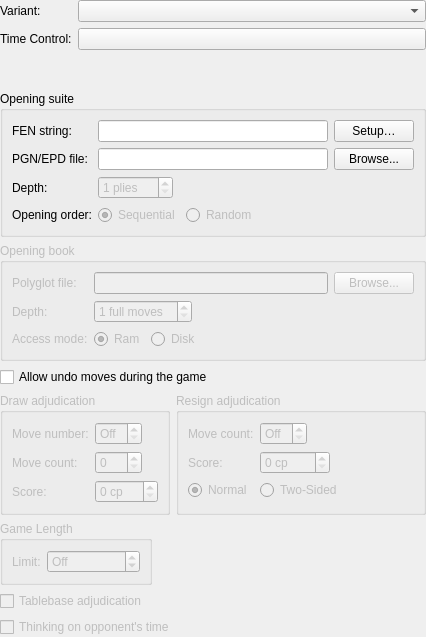
<?xml version="1.0" encoding="UTF-8"?>
<ui version="4.0">
 <class>GameSettingsWidget</class>
 <widget class="QWidget" name="GameSettingsWidget">
  <property name="geometry">
   <rect>
    <x>0</x>
    <y>0</y>
    <width>426</width>
    <height>637</height>
   </rect>
  </property>
  <property name="windowTitle">
   <string>Form</string>
  </property>
  <layout class="QVBoxLayout" name="verticalLayout">
   <property name="leftMargin">
    <number>0</number>
   </property>
   <property name="topMargin">
    <number>0</number>
   </property>
   <property name="rightMargin">
    <number>0</number>
   </property>
   <property name="bottomMargin">
    <number>0</number>
   </property>
   <item>
    <layout class="QFormLayout" name="formLayout_2">
     <item row="1" column="1">
      <widget class="QComboBox" name="m_variantCombo"/>
     </item>
     <item row="1" column="0">
      <widget class="QLabel" name="m_variantLabel">
       <property name="text">
        <string>Variant:</string>
       </property>
       <property name="buddy">
        <cstring>m_variantCombo</cstring>
       </property>
      </widget>
     </item>
     <item row="2" column="1">
      <widget class="QPushButton" name="m_timeControlBtn">
       <property name="text">
        <string/>
       </property>
      </widget>
     </item>
     <item row="2" column="0">
      <widget class="QLabel" name="m_timeControlLabel">
       <property name="text">
        <string>Time Control:</string>
       </property>
       <property name="buddy">
        <cstring>m_timeControlBtn</cstring>
       </property>
      </widget>
     </item>
    </layout>
   </item>
   <item>
    <widget class="QGroupBox" name="groupBox_3">
     <property name="enabled">
      <bool>true</bool>
     </property>
     <property name="title">
      <string>Opening suite</string>
     </property>
     <layout class="QFormLayout" name="formLayout_4">
      <property name="fieldGrowthPolicy">
       <enum>QFormLayout::ExpandingFieldsGrow</enum>
      </property>
      <item row="1" column="0">
       <widget class="QLabel" name="m_pgnEpdLabel">
        <property name="text">
         <string>PGN/EPD file:</string>
        </property>
        <property name="buddy">
         <cstring>m_openingSuiteEdit</cstring>
        </property>
       </widget>
      </item>
      <item row="1" column="1">
       <layout class="QHBoxLayout" name="horizontalLayout_2">
        <item>
         <widget class="QLineEdit" name="m_openingSuiteEdit"/>
        </item>
        <item>
         <widget class="QPushButton" name="m_browseOpeningSuiteBtn">
          <property name="text">
           <string>Browse...</string>
          </property>
         </widget>
        </item>
       </layout>
      </item>
      <item row="3" column="0">
       <widget class="QLabel" name="m_openingOrderLabel">
        <property name="text">
         <string>Opening order:</string>
        </property>
        <property name="buddy">
         <cstring>m_seqOrderRadio</cstring>
        </property>
       </widget>
      </item>
      <item row="3" column="1">
       <layout class="QHBoxLayout" name="horizontalLayout_3">
        <item>
         <widget class="QRadioButton" name="m_seqOrderRadio">
          <property name="enabled">
           <bool>false</bool>
          </property>
          <property name="text">
           <string>Sequential</string>
          </property>
          <property name="checked">
           <bool>true</bool>
          </property>
         </widget>
        </item>
        <item>
         <widget class="QRadioButton" name="m_randomOrderRadio">
          <property name="enabled">
           <bool>false</bool>
          </property>
          <property name="text">
           <string>Random</string>
          </property>
         </widget>
        </item>
        <item>
         <spacer name="horizontalSpacer">
          <property name="orientation">
           <enum>Qt::Horizontal</enum>
          </property>
          <property name="sizeHint" stdset="0">
           <size>
            <width>40</width>
            <height>20</height>
           </size>
          </property>
         </spacer>
        </item>
       </layout>
      </item>
      <item row="2" column="0">
       <widget class="QLabel" name="m_openingSuiteDepth">
        <property name="text">
         <string>Depth:</string>
        </property>
       </widget>
      </item>
      <item row="2" column="1">
       <widget class="QSpinBox" name="m_openingSuiteDepthSpin">
        <property name="enabled">
         <bool>false</bool>
        </property>
        <property name="suffix">
         <string> plies</string>
        </property>
        <property name="minimum">
         <number>1</number>
        </property>
        <property name="maximum">
         <number>999</number>
        </property>
       </widget>
      </item>
      <item row="0" column="0">
       <widget class="QLabel" name="m_fenLabel">
        <property name="text">
         <string>FEN string:</string>
        </property>
        <property name="buddy">
         <cstring>m_fenEdit</cstring>
        </property>
       </widget>
      </item>
     <item row="0" column="1">
      <layout class="QHBoxLayout" name="fenLayout">
       <item>
        <widget class="QLineEdit" name="m_fenEdit">
         <property name="maxLength">
          <number>128</number>
         </property>
        </widget>
       </item>
       <item>
        <widget class="QPushButton" name="m_setupPositionBtn">
         <property name="toolTip">
          <string>Open the visual editor to build or import a position</string>
         </property>
         <property name="text">
          <string>Setup…</string>
         </property>
        </widget>
       </item>
      </layout>
     </item>
     </layout>
    </widget>
   </item>
   <item>
    <widget class="QGroupBox" name="m_openingBookGroup">
     <property name="enabled">
      <bool>false</bool>
     </property>
     <property name="title">
      <string>Opening book</string>
     </property>
     <layout class="QFormLayout" name="formLayout_5">
      <property name="fieldGrowthPolicy">
       <enum>QFormLayout::ExpandingFieldsGrow</enum>
      </property>
      <item row="0" column="0">
       <widget class="QLabel" name="m_polyglotFileLabel">
        <property name="text">
         <string>Polyglot file:</string>
        </property>
        <property name="buddy">
         <cstring>m_polyglotFileEdit</cstring>
        </property>
       </widget>
      </item>
      <item row="0" column="1">
       <layout class="QHBoxLayout" name="horizontalLayout_4">
        <item>
         <widget class="QLineEdit" name="m_polyglotFileEdit"/>
        </item>
        <item>
         <widget class="QPushButton" name="m_browsePolyglotFile">
          <property name="text">
           <string>Browse...</string>
          </property>
         </widget>
        </item>
       </layout>
      </item>
      <item row="1" column="0">
       <widget class="QLabel" name="m_polyglotDepthLabel">
        <property name="text">
         <string>Depth:</string>
        </property>
        <property name="buddy">
         <cstring>m_polyglotDepthSpin</cstring>
        </property>
       </widget>
      </item>
      <item row="1" column="1">
       <widget class="QSpinBox" name="m_polyglotDepthSpin">
        <property name="enabled">
         <bool>false</bool>
        </property>
        <property name="suffix">
         <string> full moves</string>
        </property>
        <property name="minimum">
         <number>1</number>
        </property>
       </widget>
      </item>
      <item row="2" column="0">
       <widget class="QLabel" name="m_polyglotAccessMode">
        <property name="text">
         <string>Access mode:</string>
        </property>
        <property name="buddy">
         <cstring>m_ramAccessRadio</cstring>
        </property>
       </widget>
      </item>
      <item row="2" column="1">
       <layout class="QHBoxLayout" name="horizontalLayout_5">
        <item>
         <widget class="QRadioButton" name="m_ramAccessRadio">
          <property name="enabled">
           <bool>false</bool>
          </property>
          <property name="toolTip">
           <string>The whole book is loaded in memory. This makes book access a bit faster but uses more memory.</string>
          </property>
          <property name="text">
           <string>Ram</string>
          </property>
          <property name="checked">
           <bool>true</bool>
          </property>
         </widget>
        </item>
        <item>
         <widget class="QRadioButton" name="m_diskAccessRadio">
          <property name="enabled">
           <bool>false</bool>
          </property>
          <property name="toolTip">
           <string>The book is accessed directly from disk. This is a good choice for very large books.</string>
          </property>
          <property name="text">
           <string>Disk</string>
          </property>
         </widget>
        </item>
        <item>
         <spacer name="horizontalSpacer_2">
          <property name="orientation">
           <enum>Qt::Horizontal</enum>
          </property>
          <property name="sizeHint" stdset="0">
           <size>
            <width>40</width>
            <height>20</height>
           </size>
          </property>
         </spacer>
        </item>
       </layout>
      </item>
     </layout>
    </widget>
   </item>
   <item>
    <layout class="QFormLayout" name="formLayout_6">
     <property name="fieldGrowthPolicy">
      <enum>QFormLayout::AllNonFixedFieldsGrow</enum>
     </property>
    <item row="0" column="0" colspan="2">
     <widget class="QCheckBox" name="m_allowUndoCheck">
      <property name="text">
       <string>Allow undo moves during the game</string>
      </property>
     </widget>
    </item>
     <item row="1" column="0">
      <widget class="QGroupBox" name="m_drawAdjudicationGroup">
       <property name="enabled">
        <bool>false</bool>
       </property>
       <property name="title">
        <string>Draw adjudication</string>
       </property>
       <layout class="QFormLayout" name="formLayout">
        <property name="fieldGrowthPolicy">
         <enum>QFormLayout::ExpandingFieldsGrow</enum>
        </property>
        <item row="0" column="0">
         <widget class="QLabel" name="m_drawMoveNumberLabel">
          <property name="text">
           <string>Move number:</string>
          </property>
          <property name="buddy">
           <cstring>m_drawMoveNumberSpin</cstring>
          </property>
         </widget>
        </item>
        <item row="0" column="1">
         <widget class="QSpinBox" name="m_drawMoveNumberSpin">
          <property name="toolTip">
           <string>The game can be adjudicated as a draw after this many full moves have been played. A value of 0 disables draw adjudication.</string>
          </property>
          <property name="specialValueText">
           <string>Off</string>
          </property>
          <property name="minimum">
           <number>0</number>
          </property>
          <property name="maximum">
           <number>999</number>
          </property>
          <property name="value">
           <number>0</number>
          </property>
         </widget>
        </item>
        <item row="1" column="0">
         <widget class="QLabel" name="m_drawMoveCountLabel">
          <property name="text">
           <string>Move count:</string>
          </property>
          <property name="buddy">
           <cstring>m_drawMoveCountSpin</cstring>
          </property>
         </widget>
        </item>
        <item row="1" column="1">
         <widget class="QSpinBox" name="m_drawMoveCountSpin">
          <property name="enabled">
           <bool>false</bool>
          </property>
          <property name="toolTip">
           <string>The scores of both players need to be within the chosen threshold for this many consecutive moves. Captures and pawn moves will reset the counters.</string>
          </property>
          <property name="maximum">
           <number>999</number>
          </property>
         </widget>
        </item>
        <item row="2" column="0">
         <widget class="QLabel" name="m_drawScoreLabel">
          <property name="text">
           <string>Score:</string>
          </property>
          <property name="buddy">
           <cstring>m_drawScoreSpin</cstring>
          </property>
         </widget>
        </item>
        <item row="2" column="1">
         <widget class="QSpinBox" name="m_drawScoreSpin">
          <property name="enabled">
           <bool>false</bool>
          </property>
          <property name="toolTip">
           <string>Both players' scores must be within this many centipawns from zero.</string>
          </property>
          <property name="suffix">
           <string> cp</string>
          </property>
          <property name="maximum">
           <number>999</number>
          </property>
         </widget>
        </item>
       </layout>
      </widget>
     </item>
     <item row="1" column="1">
      <widget class="QGroupBox" name="m_resignAdjudicationGroup">
       <property name="enabled">
        <bool>false</bool>
       </property>
       <property name="title">
        <string>Resign adjudication</string>
       </property>
       <layout class="QFormLayout" name="formLayout_3">
        <property name="fieldGrowthPolicy">
         <enum>QFormLayout::ExpandingFieldsGrow</enum>
        </property>
        <item row="1" column="0">
         <widget class="QLabel" name="m_resignMoveCountLabel">
          <property name="text">
           <string>Move count:</string>
          </property>
          <property name="buddy">
           <cstring>m_resignMoveCountSpin</cstring>
          </property>
         </widget>
        </item>
        <item row="1" column="1">
         <widget class="QSpinBox" name="m_resignMoveCountSpin">
          <property name="toolTip">
           <string>Resign adjudication is used if an engine's score is below the threshold for at least this many consecutive moves.</string>
          </property>
          <property name="specialValueText">
           <string>Off</string>
          </property>
          <property name="maximum">
           <number>999</number>
          </property>
         </widget>
        </item>
        <item row="2" column="0">
         <widget class="QLabel" name="m_resignScoreLabel">
          <property name="text">
           <string>Score:</string>
          </property>
          <property name="buddy">
           <cstring>m_resignScoreSpin</cstring>
          </property>
         </widget>
        </item>
        <item row="2" column="1">
         <widget class="QSpinBox" name="m_resignScoreSpin">
          <property name="enabled">
           <bool>false</bool>
          </property>
          <property name="toolTip">
           <string>The score must be at least this many centipawns below zero.</string>
          </property>
          <property name="specialValueText">
           <string/>
          </property>
          <property name="suffix">
           <string> cp</string>
          </property>
          <property name="maximum">
           <number>9999</number>
          </property>
         </widget>
        </item>
        <item row="3" column="0">
         <widget class="QRadioButton" name="m_resignNormalRadio">
          <property name="sizePolicy">
           <sizepolicy hsizetype="Preferred" vsizetype="Preferred">
            <horstretch>0</horstretch>
            <verstretch>0</verstretch>
           </sizepolicy>
          </property>
          <property name="toolTip">
           <string>Resignation is only based on losing side's scores.</string>
          </property>
          <property name="text">
           <string>Normal</string>
          </property>
          <property name="checked">
           <bool>true</bool>
          </property>
         </widget>
        </item>
        <item row="3" column="1">
         <widget class="QRadioButton" name="m_resignTwoSidedRadio">
          <property name="toolTip">
           <string>Both sides are needed to indicate decisive scores.</string>
          </property>
          <property name="text">
           <string>Two-Sided</string>
          </property>
         </widget>
        </item>
       </layout>
      </widget>
     </item>
     <item row="2" column="0">
      <widget class="QGroupBox" name="m_gameLengthGroup">
       <property name="enabled">
        <bool>false</bool>
       </property>
       <property name="title">
        <string>Game Length</string>
       </property>
       <layout class="QHBoxLayout" name="horizontalLayout">
        <item>
         <widget class="QLabel" name="m_maxGameLengthLabel">
          <property name="text">
           <string>Limit:</string>
          </property>
         </widget>
        </item>
        <item>
         <widget class="QSpinBox" name="m_maxGameLengthSpin">
          <property name="toolTip">
           <string>The game will be adjucated as drawn when move limit is reached</string>
          </property>
          <property name="toolTipDuration">
           <number>-1</number>
          </property>
          <property name="wrapping">
           <bool>true</bool>
          </property>
          <property name="specialValueText">
           <string>Off</string>
          </property>
          <property name="suffix">
           <string> moves</string>
          </property>
          <property name="minimum">
           <number>0</number>
          </property>
          <property name="maximum">
           <number>5000</number>
          </property>
          <property name="value">
           <number>0</number>
          </property>
         </widget>
        </item>
       </layout>
      </widget>
     </item>
    </layout>
   </item>
   <item>
    <widget class="QCheckBox" name="m_tbCheck">
     <property name="enabled">
      <bool>false</bool>
     </property>
     <property name="text">
      <string>Tablebase adjudication</string>
     </property>
    </widget>
   </item>
   <item>
    <widget class="QCheckBox" name="m_ponderingCheck">
     <property name="enabled">
      <bool>false</bool>
     </property>
     <property name="text">
      <string>Thinking on opponent's time</string>
     </property>
    </widget>
   </item>
  </layout>
 </widget>
 <resources/>
 <connections/>
</ui>
